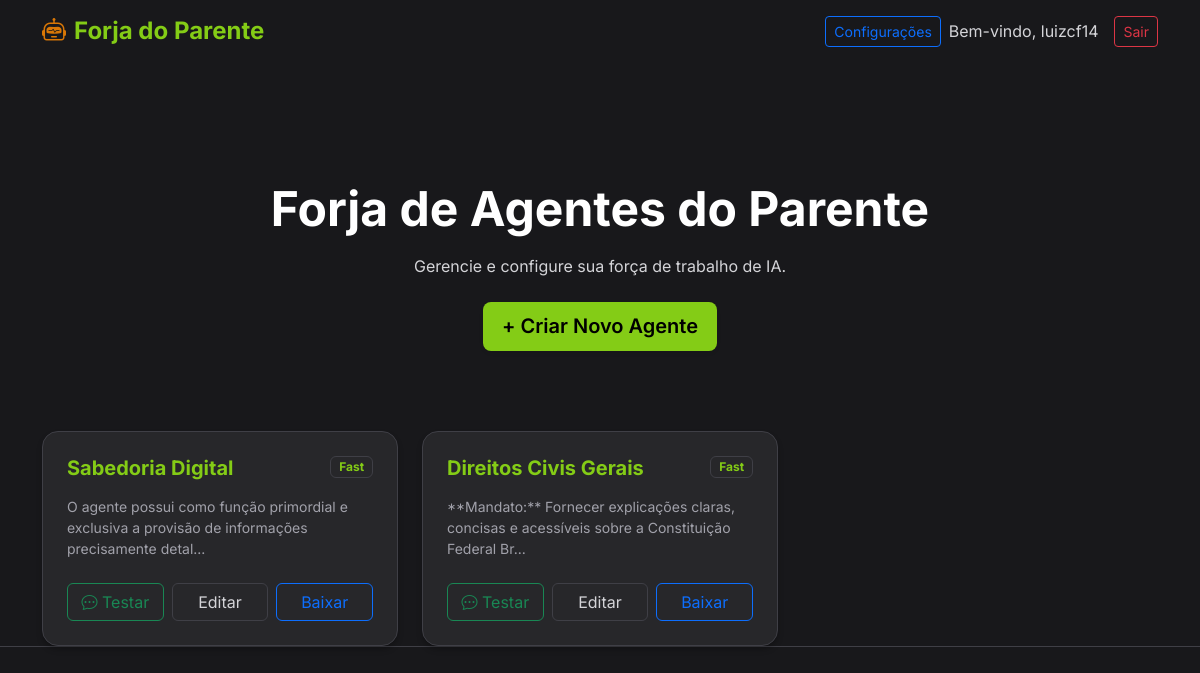
/ (signed in), run on the app's committed database.
### tables this page shows
CREATE TABLE agents (
            id INTEGER PRIMARY KEY AUTOINCREMENT,
            user_id INTEGER,
            subject TEXT,
            type TEXT,
            behaviour TEXT,
            details TEXT,
            knowledge_base TEXT,
            created_at DATETIME DEFAULT CURRENT_TIMESTAMP, status TEXT DEFAULT 'development',
            FOREIGN KEY (user_id) REFERENCES users(id)
        );

### app/Controllers/HomeController.php (called while the page is built, shortened)
<?php
require_once __DIR__ . '/../Core/Database.php';
class HomeController extends Controller
{
    private $db;
    public function __construct()
    {
        $this->db = new Database();
    }
    public function index()
    {
        $agents = [];
        if (isset($_SESSION['user'])) {
            $agents = $this->db->getAllAgents();
        }
        $this->view('home/index', ['agents' => $agents]);
    }
}

### public/index.php (called while the page is built, shortened)
<?php
$router = new Router();
$router->get('/', 'HomeController@index');
$router->post('/', 'HomeController@index');
$router->get('/agents/create', 'AgentController@create');
$router->post('/agents/store', 'AgentController@store');
$router->get('/agents/edit', 'AgentController@edit');
$router->post('/agents/update', 'AgentController@update');
$router->post('/agents/delete', 'AgentController@delete');
$router->post('/agents/delete-file', 'AgentController@deleteFile');
$router->get('/agents/download', 'AgentController@download');
$router->get('/agents/test', 'TestController@index');
$router->post('/api/chat', 'TestController@chat');
$router->post('/api/optimize', 'AgentController@optimize');
$router->get('/settings', 'SettingsController@index');
$router->post('/settings', 'SettingsController@index');
$uri = $_SERVER['REQUEST_URI'];
$method = $_SERVER['REQUEST_METHOD'];
$uri = parse_url($uri, PHP_URL_PATH);
$router->dispatch($uri, $method);

### app/Core/Database.php (called while the page is built, shortened)
<?php
class Database
{
    private $pdo;
    public function __construct()
    {
        try {
            $dbFile = __DIR__ . '/../../database.sqlite';
            $this->pdo = new PDO('sqlite:' . $dbFile);
            $this->pdo->setAttribute(PDO::ATTR_ERRMODE, PDO::ERRMODE_EXCEPTION);
            $this->initDb();
        } catch (PDOException $e) {
            die("Database connection failed: " . $e->getMessage());
        }
    }
    private function initDb()
    {
        $this->pdo->exec("CREATE TABLE IF NOT EXISTS users (
            id INTEGER PRIMARY KEY AUTOINCREMENT,
            username TEXT UNIQUE NOT NULL,
            password TEXT NOT NULL,
            role TEXT DEFAULT 'user',
            created_at DATETIME DEFAULT CURRENT_TIMESTAMP
        )");
        $this->pdo->exec("CREATE TABLE IF NOT EXISTS agents (
            id INTEGER PRIMARY KEY AUTOINCREMENT,
            user_id INTEGER,
            subject TEXT,
            type TEXT,
            behaviour TEXT,
            details TEXT,
            knowledge_base TEXT,
            status TEXT DEFAULT 'development',
            created_at DATETIME DEFAULT CURRENT_TIMESTAMP,
            FOREIGN KEY (user_id) REFERENCES users(id)
        )");
        $this->pdo->exec("CREATE TABLE IF NOT EXISTS agent_documents (
            id INTEGER PRIMARY KEY AUTOINCREMENT,
            agent_id INTEGER NOT NULL,
            filename TEXT NOT NULL,
            created_at DATETIME DEFAULT CURRENT_TIMESTAMP,
            FOREIGN KEY (agent_id) REFERENCES agents(id) ON DELETE CASCADE
        )");
        $stmt = $this->pdo->prepare("SELECT COUNT(*) FROM users WHERE username = 'admin'");
        $stmt->execute();
    }
    public function getAllAgents()
    {
        $stmt = $this->pdo->query("SELECT * FROM agents ORDER BY id DESC");
        return $stmt->fetchAll(PDO::FETCH_ASSOC);
    }
}

### app/Views/home/index.php (the view, shortened to what this page needs)
<?php if (!isset($_SESSION['user'])): ?>
    <div class="row justify-content-center align-items-center" style="min-height: 80vh;">
        <div class="col-md-5">
            <div class="text-center mb-5">
                <h1 class="display-4 fw-bold text-gradient">Forja do Parente</h1>
                <p class="lead text-muted">Construa, Configure e Implante Agentes de IA em segundos.</p>
            </div>
            <div class="card shadow-lg">
                <div class="card-body p-5">
                    <h3 class="text-center mb-4 fw-bold">Entrar</h3>
                    <?php if (isset($error)): ?>
                        <div class="alert alert-danger"><?= $error ?></div>
                    <?php endif; ?>
                    <form method="POST" action="/">
                        <div class="mb-3">
                            <label class="form-label text-muted">Usuário</label>
                            <input type="text" name="username" class="form-control form-control-lg" value="admin">
                        </div>
                        <div class="mb-4">
                            <label class="form-label text-muted">Senha</label>
                            <input type="password" name="password" class="form-control form-control-lg" value="password">
                        </div>
                        <button type="submit" name="login" class="btn btn-primary w-100 btn-lg">Entrar</button>
                    </form>
                </div>
            </div>
        </div>
    </div>
<?php else: ?>
    <div class="hero-section">
        <h1 class="display-5 fw-bold mb-3">Forja de Agentes do Parente</h1>
        <p class="text-muted mb-4">Gerencie e configure sua força de trabalho de IA.</p>
        <a href="/agents/create" class="btn btn-primary btn-lg shadow-sm">
            + Criar Novo Agente
        </a>
    </div>
    <div class="row g-4">
        <?php foreach ($agents as $agent): ?>
            <div class="col-md-4">
                <div class="card h-100">
                    <div class="card-body p-4">
                        <div class="d-flex justify-content-between align-items-start mb-3">
                            <h5 class="card-title fw-bold mb-0"><?= htmlspecialchars($agent['subject']) ?></h5>
                            <span class="badge bg-light text-primary border"><?= htmlspecialchars($agent['type']) ?></span>
                        </div>
                        <p class="card-text text-muted small mb-4" style="min-height: 60px;">
                            <?= htmlspecialchars(substr($agent['behaviour'], 0, 100)) ?>...
                        </p>
                        <div class="d-flex gap-2">
                            <a href="/agents/test?id=<?= $agent['id'] ?>" class="btn btn-outline-success w-50">
                                <i class="bi bi-chat-dots"></i> Testar
                            </a>
                            <a href="/agents/edit?id=<?= $agent['id'] ?>" class="btn btn-outline-secondary w-50">
                                Editar
                            </a>
                            <a href="/agents/download?id=<?= $agent['id'] ?>" class="btn btn-outline-primary w-50">
                                Baixar
                            </a>
                        </div>
                    </div>
                </div>
            </div>
        <?php endforeach; ?>
    </div>
<?php endif; ?>
<?php
require __DIR__ . '/../layouts/main.php';
?>

### public/assets/css/style.css (style rules this page uses)
:root { --primary-color: #84cc16; --primary-hover: #65a30d; --secondary-color: #d97706; --bg-color: #18181b; --card-bg: #27272a; --border-color: #3f3f46; --text-color: #ffffff; --text-muted: #d4d4d8; --accent-gradient: linear-gradient(135deg, #84cc16 0%, #a3e635 100%); --indigenous-pattern: repeating-linear-gradient(45deg, rgba(132, 204, 22, 0.03) 0px, rgba(132, 204, 22, 0.03) 2px, transparent 2px, transparent 10px); }
body { font-family: 'Inter', sans-serif; background-color: var(--bg-color); color: var(--text-color); border-bottom: 1px solid var(--border-color); }
.card { border: 1px solid var(--border-color); border-radius: 16px; background: var(--card-bg); box-shadow: 0 4px 6px -1px rgba(0, 0, 0, 0.3); transition: all 0.3s ease; }
.card-title { color: var(--primary-color); font-weight: 600; }
.card-text { color: var(--text-muted); font-weight: 400; }
.btn-primary { background: var(--primary-color); border: none; border-radius: 8px; padding: 0.6rem 1.2rem; font-weight: 600; color: #000; transition: all 0.2s; }
.btn-outline-secondary { color: var(--text-muted); border-color: var(--border-color); }
.hero-section { padding: 5rem 0; text-align: center; position: relative; }
body, p, h1, h2, h3, h4, h5, h6, span, div, li, td, th, label, input, textarea, select, .card-body, .modal-body { color: var(--text-color); }
.btn-primary, .btn-primary:hover, .btn-primary:active, .btn-primary:focus { color: #000000 !important; }
.badge.bg-light { color: #000000 !important; }
a { color: var(--primary-color); text-decoration: none; }
.badge.bg-light { background-color: var(--card-bg) !important; color: var(--primary-color) !important; border-color: var(--border-color) !important; }
.text-muted { color: #d4d4d8 !important; }
.card-text { color: #d4d4d8 !important; }
small, .small { color: #a1a1aa !important; }

### data on the page
agents: subject "Sabedoria Digital", type "Fast", behaviour "O agente possui como função primordial e exclusiva a provisão de informações precisamente detal"
agents: subject "Direitos Civis Gerais", type "Fast", behaviour "**Mandato:** Fornecer explicações claras, concisas e acessíveis sobre a Constituição Federal Br"

### other printed values
$_SESSION['user'] "luizcf14"
